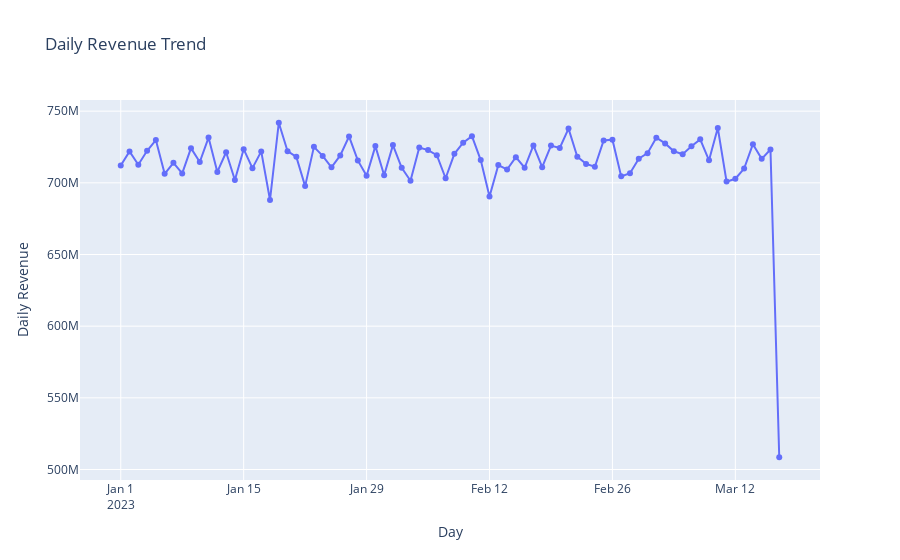

The code cell stored with this chart in its notebook:
### Code cell
import plotly.express as px

result6['day'] = pd.to_datetime(result6['day'])

fig = px.line(result6, 
              x='day', 
              y='daily_revenue',
              markers=True,
              line_shape='linear',
              title='Daily Revenue Trend')

fig.update_layout(
    xaxis_title='Day',
    yaxis_title='Daily Revenue',
    hovermode='x',
)

fig.show()
